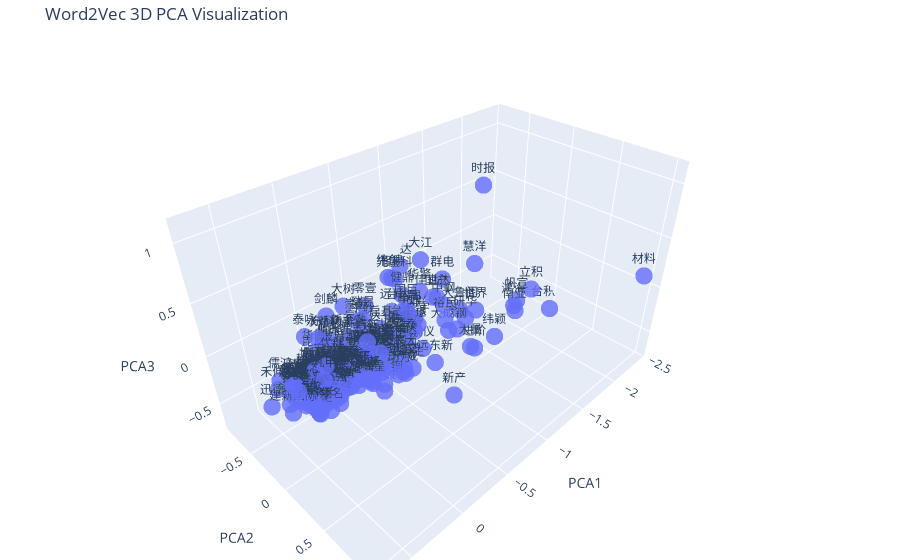

Source (notebook cell):
### Code cell
import plotly.express as px
import pandas as pd
from sklearn.decomposition import PCA
from gensim.models import Word2Vec

# 1. 读取文件，获取要可视化的词
with open("stockCompany_copy.txt", "r", encoding="utf-8") as file:
    words = [line.strip() for line in file if line.strip()]

# 2. 加载已有 Word2Vec 模型
model = Word2Vec.load("word2vec_stock_copy.model")

# 3. 过滤出词向量（确保词在模型中）
valid_words = [word for word in words if word in model.wv]
vectors = [model.wv[word] for word in valid_words]

# 4. 用 PCA 降维到 3D
pca = PCA(n_components=3)
reduced_vectors = pca.fit_transform(vectors)

# 5. 转换为 DataFrame，方便 Plotly 处理
df = pd.DataFrame(reduced_vectors, columns=["PCA1", "PCA2", "PCA3"])
df["word"] = valid_words  # 添加词语列

# 6. 绘制 3D 交互式散点图
fig = px.scatter_3d(df, x="PCA1", y="PCA2", z="PCA3", text="word",
                     title="Word2Vec 3D PCA Visualization", opacity=0.8)

fig.update_traces(marker=dict(size=6), textposition="top center")  # 调整点大小 & 文字位置
fig.update_layout(margin=dict(l=0, r=0, b=0, t=40))  # 去掉多余边距

fig.show()  # 显示交互式图表

### Figure 1 — Plotly figure (JSON) as saved in the notebook; plotly's stock layout.template omitted (floating-point values rounded to 4 significant figures; data arrays with more than 128 entries replaced by an {"elided": "..."} marker saying what was removed)
{"data": [{"hovertemplate": "PCA1=%{x}<br>PCA2=%{y}<br>PCA3=%{z}<br>word=%{text}<extra></extra>", "legendgroup": "", "marker": {"color": "#636efa", "opacity": 0.8, "size": 6, "symbol": "circle"}, "mode": "markers+text", "name": "", "scene": "scene", "showlegend": false, "text": {"elided": "248 str values"}, "textposition": "top center", "type": "scatter3d", "x": {"elided": "248 float values"}, "y": {"elided": "248 float values"}, "z": {"elided": "248 float values"}}], "layout": {"legend": {"tracegroupgap": 0}, "margin": {"b": 0, "l": 0, "r": 0, "t": 40}, "scene": {"domain": {"x": [0, 1], "y": [0, 1]}, "xaxis": {"title": {"text": "PCA1"}}, "yaxis": {"title": {"text": "PCA2"}}, "zaxis": {"title": {"text": "PCA3"}}}, "title": {"text": "Word2Vec 3D PCA Visualization"}}}
